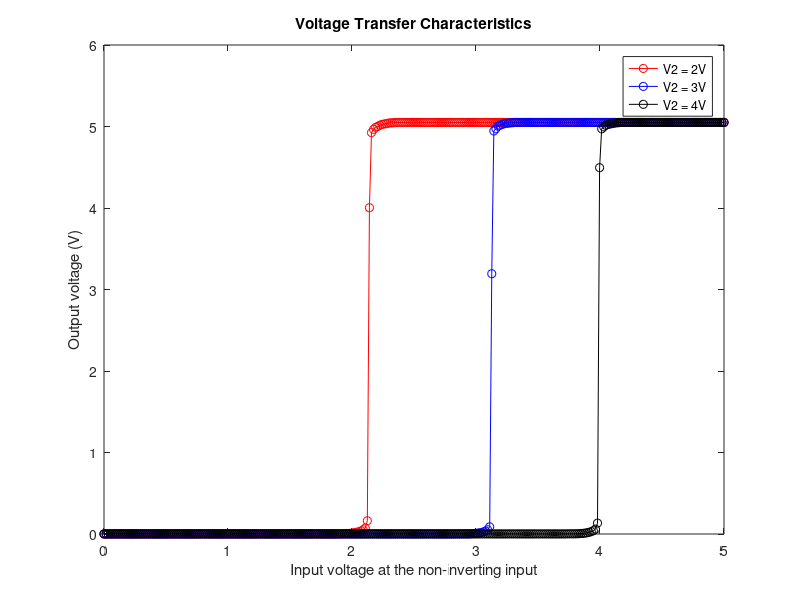

The MATLAB source for this figure:
%% Lab 9 experiment 1
% connect the inverting input to a constant voltage source and sweep
% the noninverting input from one rail to the other, measuring Vout for 
% at least three different values of the voltage on the inverting input.
% In your report, include a single plot showing all of these VTCs.

load exp1V1Sweep.csv
load exp1Vout_V2_2V.csv
load exp1Vout_V2_3V.csv
load exp1Vout_V2_4V.csv

plot(exp1V1Sweep, exp1Vout_V2_2V, 'ro-')
hold on
plot(exp1V1Sweep, exp1Vout_V2_3V, 'bo-')
hold on
plot(exp1V1Sweep, exp1Vout_V2_4V, 'ko-')
xlabel('Input voltage at the non-inverting input')
ylabel('Output voltage (V)')
legend('V2 = 2V', 'V2 = 3V', 'V2 = 4V')
title('Voltage Transfer Characteristics')